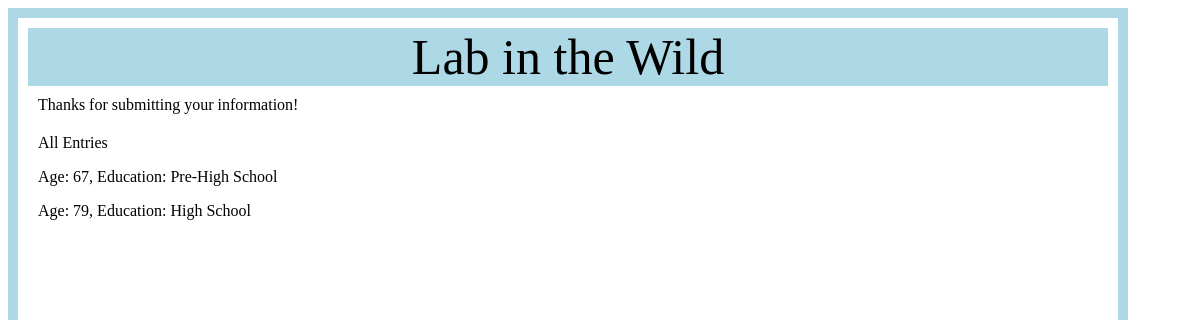
The app's page /survey1/results/12/, older data.
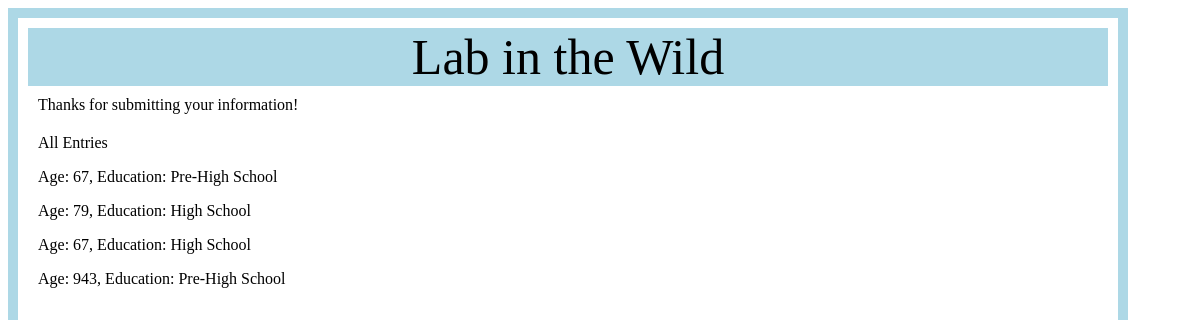
The same page, newer data.
### Survey1/models.py (models this page shows)
class Entry(models.Model):
    GENDER = ((None, ''), ('F','Female'), ('M','Male'), ('O', 'Other'), )
    YES_NO = ((None,''), ('T','Yes'), ('F', 'No'), )
    EDUCATION = ((None, ''), ('a', 'Pre-High School'), ('b', 'High School'), ('c', 'College'), ('d', 'Graduate School'),
                  ('e', 'Professional School'), ('f', 'PhD'), ('g', 'Postdoctorial'), )
    takenBefore = models.CharField(max_length=3, choices=YES_NO, default='')
    gender = models.CharField(max_length=7, choices=GENDER, default='')
    age = models.PositiveSmallIntegerField(null=True)
    education = models.CharField(max_length=20, choices=EDUCATION, default='')
    glasses = models.CharField(max_length=3, choices=YES_NO, default='')
    personalComputer = models.BooleanField()
    confirmation = models.BooleanField()

### Survey1/views.py (the view, shortened to what this page needs)
# urls.py: url(r'results/(\d+)/', views.results, name='results'),
def results(request, id):
    entry = Entry.objects.get(pk=int(id))
    entries = Entry.objects.all()
    return render(request, "survey1Results.html", {'entries': entries})

### SampleSurvey/templates/survey1Results.html
{% load static %}
<link rel="stylesheet" type="text/css" href="{% static 'style/survey.css' %}" />
<header>Lab in the Wild</header>
<body>
<div>Thanks for submitting your information!</div>
<div>
  All Entries
  {% for entry in entries %}
</p>Age: {{ entry.age }}, Education: {{ entry.get_education_display }}</p>
{% endfor %}
</div>
</body>

Row changes from the older to the newer data that the page shows:
added Entry: age "67", education "High School"
added Entry: age "943", education "Pre-High School"
